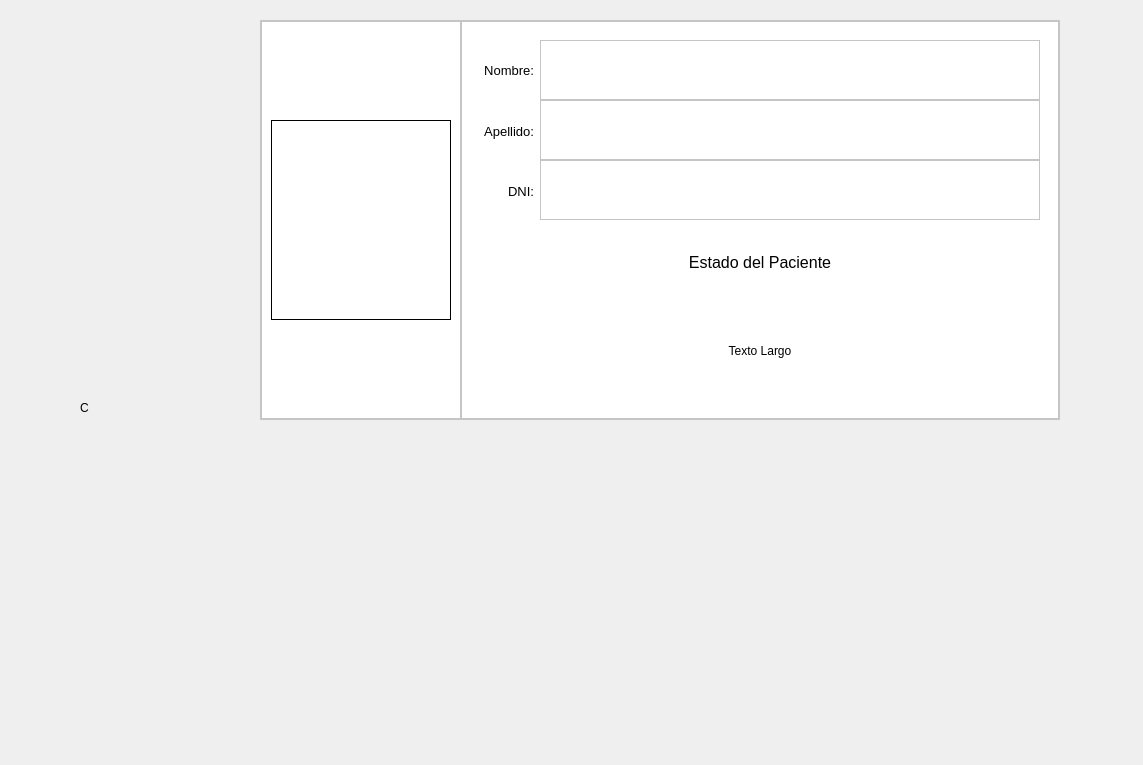
<?xml version="1.0" encoding="UTF-8"?>
<ui version="4.0">
 <class>Form</class>
 <widget class="QWidget" name="Form">
  <property name="geometry">
   <rect>
    <x>0</x>
    <y>0</y>
    <width>1143</width>
    <height>765</height>
   </rect>
  </property>
  <property name="windowTitle">
   <string>Form</string>
  </property>
  <widget class="QFrame" name="frame">
   <property name="geometry">
    <rect>
     <x>260</x>
     <y>20</y>
     <width>800</width>
     <height>400</height>
    </rect>
   </property>
   <property name="maximumSize">
    <size>
     <width>800</width>
     <height>400</height>
    </size>
   </property>
   <property name="styleSheet">
    <string notr="true">QFrame{
background-color:rgb(255, 255, 255);
}</string>
   </property>
   <property name="frameShape">
    <enum>QFrame::StyledPanel</enum>
   </property>
   <property name="frameShadow">
    <enum>QFrame::Raised</enum>
   </property>
   <layout class="QHBoxLayout" name="horizontalLayout">
    <property name="spacing">
     <number>0</number>
    </property>
    <property name="leftMargin">
     <number>0</number>
    </property>
    <property name="topMargin">
     <number>0</number>
    </property>
    <property name="rightMargin">
     <number>0</number>
    </property>
    <property name="bottomMargin">
     <number>0</number>
    </property>
    <item>
     <widget class="QFrame" name="frame_2">
      <property name="minimumSize">
       <size>
        <width>200</width>
        <height>200</height>
       </size>
      </property>
      <property name="maximumSize">
       <size>
        <width>200</width>
        <height>400</height>
       </size>
      </property>
      <property name="frameShape">
       <enum>QFrame::StyledPanel</enum>
      </property>
      <property name="frameShadow">
       <enum>QFrame::Raised</enum>
      </property>
      <layout class="QVBoxLayout" name="verticalLayout">
       <item>
        <widget class="QLabel" name="label">
         <property name="maximumSize">
          <size>
           <width>200</width>
           <height>200</height>
          </size>
         </property>
         <property name="styleSheet">
          <string notr="true">QLabel{
border-radius:0px;
border:1px solid rgb(0, 0, 0);
}</string>
         </property>
         <property name="text">
          <string/>
         </property>
         <property name="pixmap">
          <pixmap>cara.jpg</pixmap>
         </property>
         <property name="scaledContents">
          <bool>true</bool>
         </property>
         <property name="openExternalLinks">
          <bool>false</bool>
         </property>
        </widget>
       </item>
      </layout>
     </widget>
    </item>
    <item>
     <widget class="QFrame" name="frame_3">
      <property name="maximumSize">
       <size>
        <width>600</width>
        <height>16777215</height>
       </size>
      </property>
      <property name="frameShape">
       <enum>QFrame::StyledPanel</enum>
      </property>
      <property name="frameShadow">
       <enum>QFrame::Raised</enum>
      </property>
      <layout class="QVBoxLayout" name="verticalLayout_4">
       <item>
        <widget class="QFrame" name="horizontalFrame">
         <property name="maximumSize">
          <size>
           <width>600</width>
           <height>200</height>
          </size>
         </property>
         <layout class="QHBoxLayout" name="horizontalLayout_2">
          <item>
           <widget class="QFrame" name="verticalFrame">
            <property name="maximumSize">
             <size>
              <width>100</width>
              <height>200</height>
             </size>
            </property>
            <layout class="QVBoxLayout" name="verticalLayout_2">
             <property name="spacing">
              <number>0</number>
             </property>
             <property name="leftMargin">
              <number>0</number>
             </property>
             <property name="topMargin">
              <number>0</number>
             </property>
             <property name="rightMargin">
              <number>0</number>
             </property>
             <property name="bottomMargin">
              <number>0</number>
             </property>
             <item>
              <widget class="QLabel" name="label_3">
               <property name="font">
                <font>
                 <pointsize>10</pointsize>
                </font>
               </property>
               <property name="text">
                <string>Nombre:</string>
               </property>
               <property name="alignment">
                <set>Qt::AlignRight|Qt::AlignTrailing|Qt::AlignVCenter</set>
               </property>
              </widget>
             </item>
             <item>
              <widget class="QLabel" name="label_4">
               <property name="font">
                <font>
                 <pointsize>10</pointsize>
                </font>
               </property>
               <property name="text">
                <string>Apellido:</string>
               </property>
               <property name="alignment">
                <set>Qt::AlignRight|Qt::AlignTrailing|Qt::AlignVCenter</set>
               </property>
              </widget>
             </item>
             <item>
              <widget class="QLabel" name="label_5">
               <property name="font">
                <font>
                 <pointsize>10</pointsize>
                </font>
               </property>
               <property name="text">
                <string>DNI:</string>
               </property>
               <property name="alignment">
                <set>Qt::AlignRight|Qt::AlignTrailing|Qt::AlignVCenter</set>
               </property>
              </widget>
             </item>
            </layout>
           </widget>
          </item>
          <item>
           <widget class="QFrame" name="verticalFrame_2">
            <property name="maximumSize">
             <size>
              <width>500</width>
              <height>200</height>
             </size>
            </property>
            <property name="font">
             <font>
              <pointsize>9</pointsize>
             </font>
            </property>
            <layout class="QVBoxLayout" name="verticalLayout_3">
             <property name="spacing">
              <number>0</number>
             </property>
             <property name="leftMargin">
              <number>0</number>
             </property>
             <property name="topMargin">
              <number>0</number>
             </property>
             <property name="rightMargin">
              <number>0</number>
             </property>
             <property name="bottomMargin">
              <number>0</number>
             </property>
             <item>
              <widget class="QTextBrowser" name="textBrowser">
               <property name="maximumSize">
                <size>
                 <width>500</width>
                 <height>60</height>
                </size>
               </property>
              </widget>
             </item>
             <item>
              <widget class="QTextBrowser" name="textBrowser_2">
               <property name="maximumSize">
                <size>
                 <width>500</width>
                 <height>60</height>
                </size>
               </property>
              </widget>
             </item>
             <item>
              <widget class="QTextBrowser" name="textBrowser_3">
               <property name="maximumSize">
                <size>
                 <width>500</width>
                 <height>60</height>
                </size>
               </property>
              </widget>
             </item>
            </layout>
           </widget>
          </item>
         </layout>
        </widget>
       </item>
       <item>
        <layout class="QVBoxLayout" name="verticalLayout_5">
         <item>
          <widget class="QLabel" name="label_6">
           <property name="maximumSize">
            <size>
             <width>16777214</width>
             <height>50</height>
            </size>
           </property>
           <property name="font">
            <font>
             <pointsize>12</pointsize>
            </font>
           </property>
           <property name="styleSheet">
            <string notr="true">QLabel{
padding:5px;
}</string>
           </property>
           <property name="text">
            <string>Estado del Paciente</string>
           </property>
           <property name="alignment">
            <set>Qt::AlignCenter</set>
           </property>
          </widget>
         </item>
         <item>
          <widget class="QLabel" name="label_7">
           <property name="text">
            <string>Texto Largo</string>
           </property>
           <property name="alignment">
            <set>Qt::AlignCenter</set>
           </property>
          </widget>
         </item>
        </layout>
       </item>
      </layout>
     </widget>
    </item>
   </layout>
  </widget>
  <widget class="QLabel" name="label_2">
   <property name="geometry">
    <rect>
     <x>80</x>
     <y>400</y>
     <width>49</width>
     <height>16</height>
    </rect>
   </property>
   <property name="text">
    <string>C</string>
   </property>
  </widget>
 </widget>
 <resources/>
 <connections/>
</ui>
